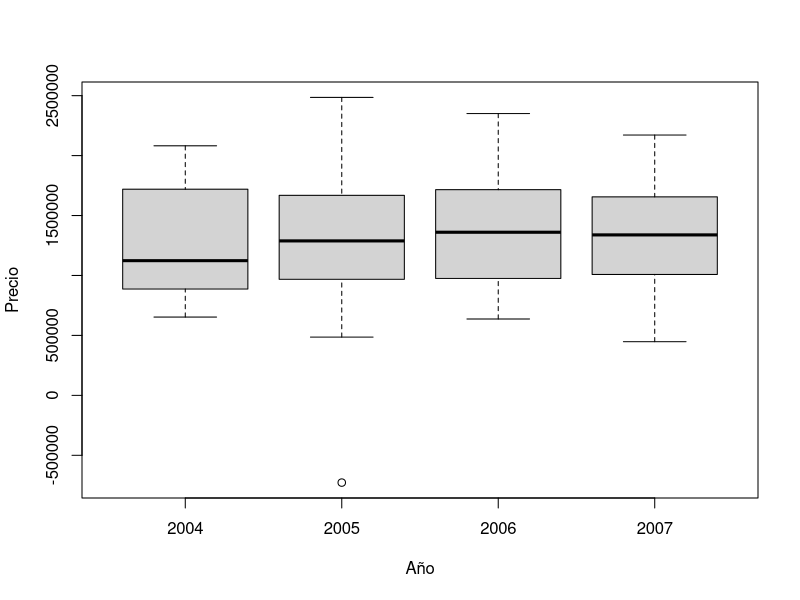
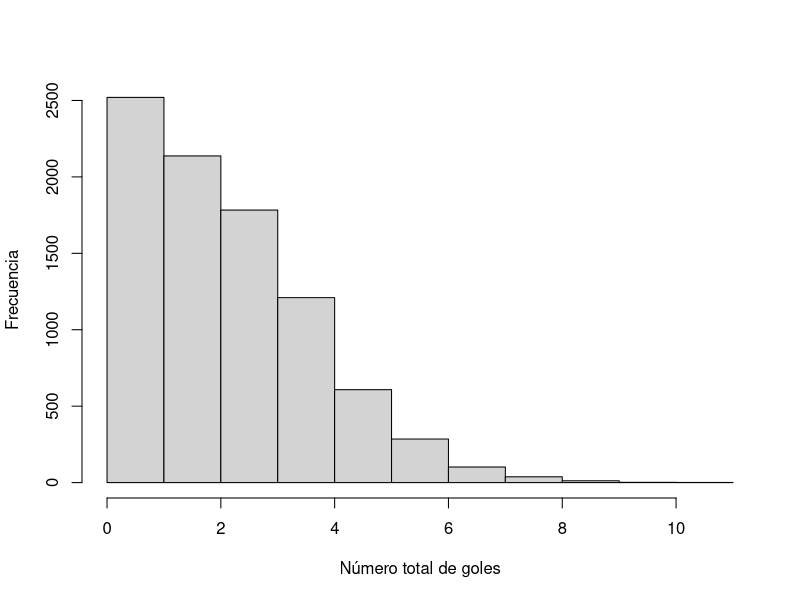
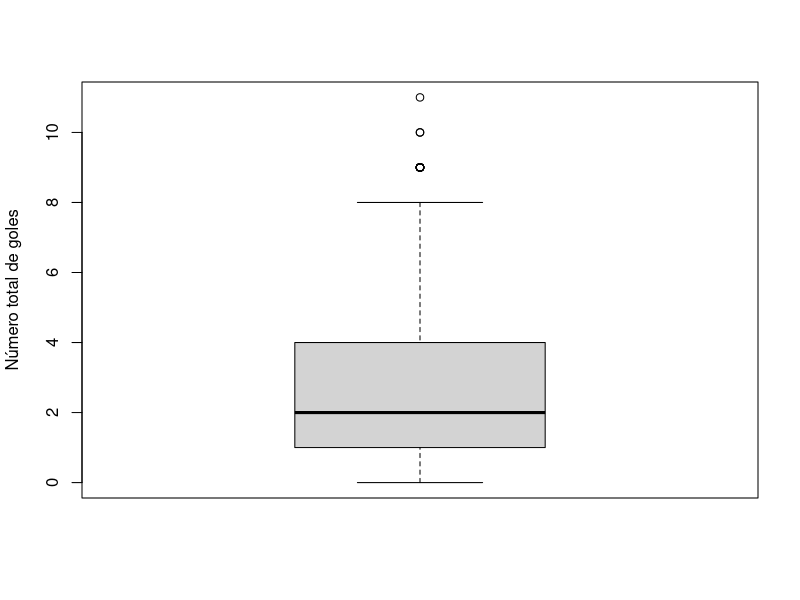
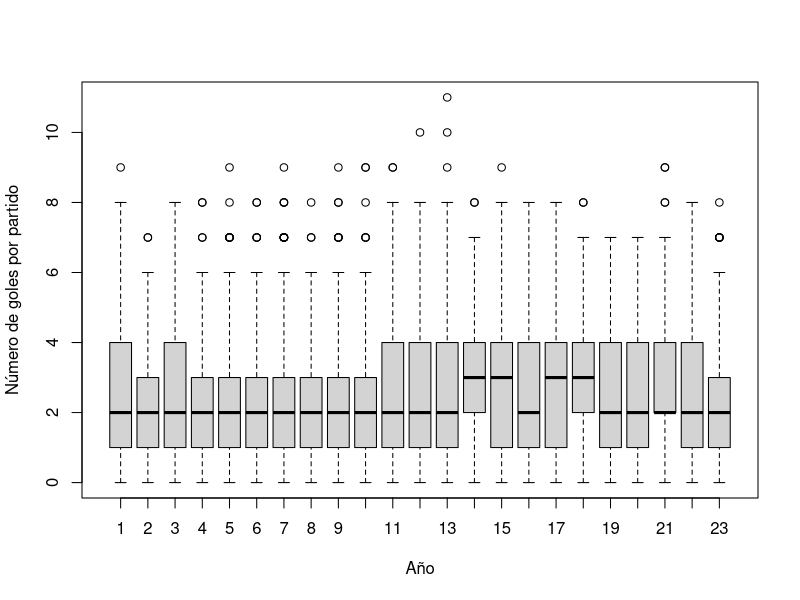

The R script that drew these images, in order:
## ---- chunk 1
knitr::opts_chunk$set(warning = FALSE, message = FALSE) 
## ---- chunk 2
library(readxl)
BD_Inmuebles_1 <- read_excel("BD-Inmuebles-1.xls", 
    col_types = c("text", "text", "text", 
        "numeric", "numeric", "date", "text", 
        "text"))
BD_Inmuebles_1 <- data.frame(BD_Inmuebles_1)
## ---- chunk 3
# Medidas de tendencia central
# Media
Superficie_media <- mean(BD_Inmuebles_1$Superficie)
# Mediana
Superficie_mediana <- median(BD_Inmuebles_1$Superficie)
# Moda
# Dado que tratamos con una variable numérica continua, no tiene sentido poner la moda
# Percentiles
Superficie_percentiles <- quantile(BD_Inmuebles_1$Superficie)

#Medidas de dispersión
# Varianza
Superficie_var <- var(BD_Inmuebles_1$Superficie)
# Desviación estándar
Superficie_std <- sd(BD_Inmuebles_1$Superficie)
# Rango
Superficie_rango <- max(BD_Inmuebles_1$Superficie) - min(BD_Inmuebles_1$Superficie)
# Rango intercuartílico
Superficie_rangointer <- quantile(BD_Inmuebles_1$Superficie, 0.75) - quantile(BD_Inmuebles_1$Superficie, 0.25)
# Coeficiente de variación
Superficie_cv <- (Superficie_std / Superficie_media) * 100

# Percentil 0.76 de los registros del 2005
library(dplyr)
BD_Inmuebles_1_2005 <- BD_Inmuebles_1 %>% filter(between(Fecha.Venta, as.POSIXct('2005-01-01'), as.POSIXct('2005-12-31')))
Superficie_percentil76 <- quantile(BD_Inmuebles_1_2005$Superficie, 0.76)
## ---- chunk 4
BD_Inmuebles_1_Yr <- filter(BD_Inmuebles_1, Operación == "Alquiler")
BD_Inmuebles_1_Yr$Fecha.Venta <- format(as.POSIXct(BD_Inmuebles_1_Yr$Fecha.Venta), "%Y")
BD_Inmuebles_1_Ingresos_Anuales <- BD_Inmuebles_1_Yr %>% group_by(Fecha.Venta) %>% summarise(Ventas = sum(Precio.Venta))
Max_Yr <- BD_Inmuebles_1_Ingresos_Anuales[which.max(BD_Inmuebles_1_Ingresos_Anuales$Ventas),1]
## ---- chunk 5
boxplot(data = BD_Inmuebles_1_Yr, Precio.Venta ~ Fecha.Venta, xlab = "Año", ylab = "Precio")
## ---- chunk 6
BD_Inmuebles_1_Venta <- filter(BD_Inmuebles_1, Operación == "Venta")
BD_Inmuebles_1_Alquiler <- filter(BD_Inmuebles_1, Operación == "Alquiler")
Cor_Superficie_Precio_Venta <- cor(BD_Inmuebles_1_Venta$Superficie, BD_Inmuebles_1_Venta$Precio.Venta)
Cor_Superficie_Precio_Alquiler <- cor(BD_Inmuebles_1_Alquiler$Superficie, BD_Inmuebles_1_Alquiler$Precio.Venta)
## ---- chunk 7
#importamos los datos
library(readr)
Futbol <- read.csv("Futbol.csv")
Futbol <- data.frame(Futbol)


#Manejamos los NA de los datos
Futbol <- na.omit(Futbol)
## ---- chunk 8
#Agregamos variable número total de goles
Futbol$`Numero total de goles` <- Futbol$GL + Futbol$GV

# Medidas de tendencia central
# Media
Total_goles_media <- mean(Futbol$`Numero total de goles`)
# Mediana
Total_goles_mediana <- median(Futbol$`Numero total de goles`)
# Moda
moda <- function(x) {
  return(as.numeric(names(which.max(table(x)))))
}
Total_goles_moda <- moda(Futbol$`Numero total de goles`)
# Percentiles
Total_goles_percentiles <- quantile(Futbol$`Numero total de goles`)

#Medidas de dispersión
# Varianza
Total_goles_var <- var(Futbol$`Numero total de goles`)

# Desviación estándar
Total_goles_std <- sd(Futbol$`Numero total de goles`)
# Rango
Total_goles_rango <- max(Futbol$`Numero total de goles`) - min(Futbol$`Numero total de goles`)
# Rango intercuartílico
Total_goles_rangointer <- quantile(Futbol$`Numero total de goles`, 0.75) - quantile(Futbol$`Numero total de goles`, 0.25)
# Coeficiente de variación
Total_goles_cv <- (Total_goles_std / Total_goles_media) * 100

# Percentil 0.95 
library(dplyr)
Total_goles_percentil95 <- quantile(Futbol$`Numero total de goles`, 0.95)
## ---- chunk 9
hist(Futbol$`Numero total de goles`, main = paste(""),xlab = "Número total de goles", ylab = "Frecuencia")
## ---- chunk 10
boxplot(Futbol$`Numero total de goles`, ylab = "Número total de goles")
## ---- chunk 11
#Encontramos cuantos goles anotó y recibió cada equipo como visitante por año de jornada (Any)
visitante <- Futbol %>% group_by(Any, Visitant) %>% summarise(anotadosVisitante = sum(GV), recibidosVisitante = sum(GL))

#Encontramos cuantos goles anotó y recibió cada equipo como local por año de jornada (Any)
local<- Futbol %>% group_by(Any, Local) %>% summarise(anotadosLocal = sum(GL), recibidosLocal = sum(GV))

#Juntamos en un solo data frame la información previamente obtenida sobre goles anotados y recibidos 
goles <- visitante
goles$anotadosLocal <- local$anotadosLocal
goles$recibidosLocal <- local$recibidosLocal

#Encontramos cuantos goles anotó y recibió cada equipo en total por año de jornada (Any)
golesT <- goles  %>% group_by(Any, Visitant) %>% summarise(recibidos = recibidosLocal + recibidosVisitante, 
                             anotados = anotadosVisitante + anotadosLocal)

#Encontramos el índice de los equipos que anotaron y recibieron más goles por año de jornada (Any)
goles_Indice <- golesT  %>% group_by(Any) %>% summarise(masRecibidos = which.max(recibidos), masAnotados = which.max(anotados))

#Encontramos los equipos que más anotaron y recibieron goles por año de jornada (Any)
goles_Maximo <- data.frame(Any = goles_Indice$Any, masAnotados = golesT$Visitant[goles_Indice$masAnotados], 
                           masRecibidos = golesT$Visitant[goles_Indice$masRecibidos])
## ---- chunk 12
goles_Maximo
## ---- chunk 13
boxplot(data = Futbol, `Numero total de goles` ~ Any, xlab = "Año", ylab = "Número de goles por partido")
## ---- chunk 14
Cor_Futbol_Goles <- cor(Futbol$GL, Futbol$GV)
